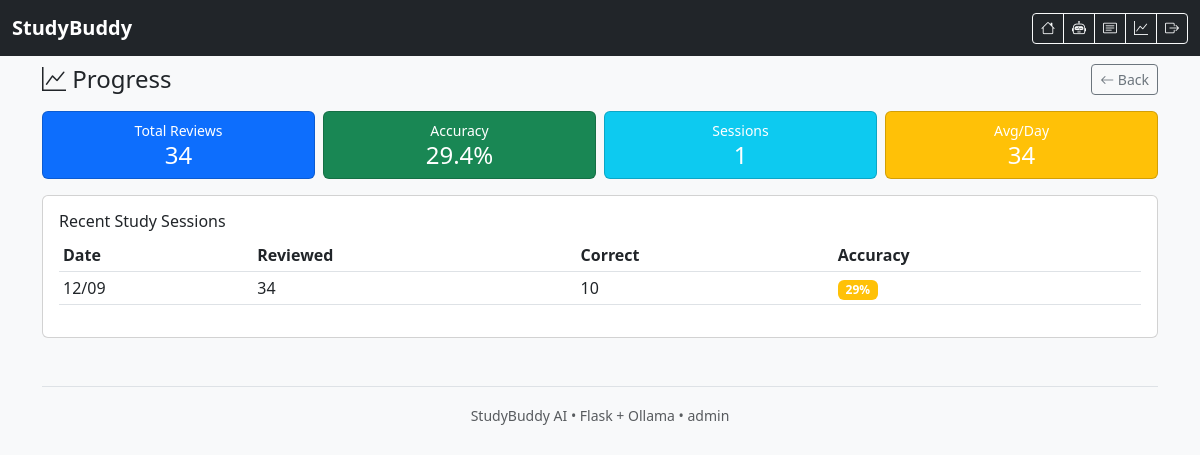
/progress (signed in), run on an earlier commit of the app's database.
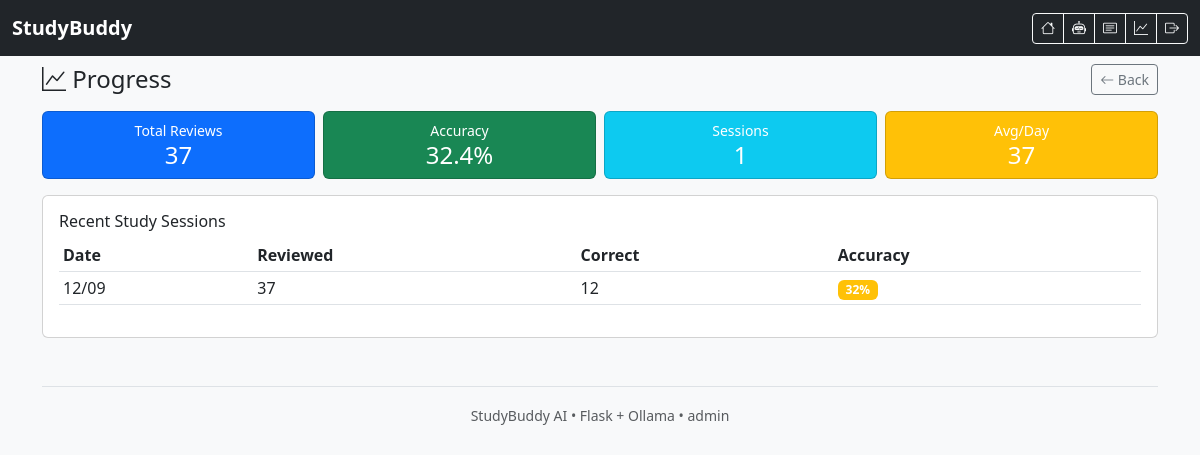
And on a later commit of the database.
### app.py (models this page shows)
class LearningSession(db.Model):
    id = db.Column(db.Integer, primary_key=True)
    user_id = db.Column(db.Integer, db.ForeignKey('user.id'), nullable=False)
    flashcards_reviewed = db.Column(db.Integer, default=0)
    correct_count = db.Column(db.Integer, default=0)
    session_date = db.Column(db.DateTime, default=lambda: datetime.now(timezone.utc))

### app.py (the view)
@app.route('/progress')
@login_required
def progress():
    sessions = LearningSession.query.filter_by(user_id=current_user.id).order_by(LearningSession.session_date.desc()).limit(10).all()
    total_reviews = sum(s.flashcards_reviewed for s in sessions)
    total_correct = sum(s.correct_count for s in sessions)
    accuracy = (total_correct / total_reviews * 100) if total_reviews > 0 else 0
    return render_template('progress.html', sessions=sessions, total_reviews=total_reviews, accuracy=accuracy)

### app.py (called while the page is built)
@login_manager.user_loader
def load_user(user_id):
    return db.session.get(User, int(user_id))

### templates/progress.html (shortened to what this page needs)
{% extends "base.html" %}
{% block content %}
<div class="d-flex justify-content-between align-items-center mb-3">
    <h4 class="mb-0"><i class="bi bi-graph-up"></i> Progress</h4>
    <a href="{{ url_for('dashboard') }}" class="btn btn-sm btn-outline-secondary">
        <i class="bi bi-arrow-left"></i> Back
    </a>
</div>
<div class="row g-2 mb-3">
    <div class="col-6 col-md-3">
        <div class="card bg-primary text-white">
            <div class="card-body text-center p-2">
                <div class="small">Total Reviews</div>
                <div class="h4 mb-0">{{ total_reviews }}</div>
            </div>
        </div>
    </div>
    <div class="col-6 col-md-3">
        <div class="card bg-success text-white">
            <div class="card-body text-center p-2">
                <div class="small">Accuracy</div>
                <div class="h4 mb-0">{{ "%.1f"|format(accuracy) }}%</div>
            </div>
        </div>
    </div>
    <div class="col-6 col-md-3">
        <div class="card bg-info text-white">
            <div class="card-body text-center p-2">
                <div class="small">Sessions</div>
                <div class="h4 mb-0">{{ sessions|length }}</div>
            </div>
        </div>
    </div>
    <div class="col-6 col-md-3">
        <div class="card bg-warning text-white">
            <div class="card-body text-center p-2">
                <div class="small">Avg/Day</div>
                <div class="h4 mb-0">
                    {% if sessions|length > 0 %}
                        {{ (total_reviews/sessions|length)|round|int }}
                    {% else %}0{% endif %}
                </div>
            </div>
        </div>
    </div>
</div>
<div class="card">
    <div class="card-body">
        <h6>Recent Study Sessions</h6>
        {% if sessions %}
        <div class="table-responsive">
            <table class="table table-sm table-hover">
                <thead>
                    <tr>
                        <th>Date</th>
                        <th>Reviewed</th>
                        <th>Correct</th>
                        <th>Accuracy</th>
                    </tr>
                </thead>
                <tbody>
                    {% for session in sessions %}
                    <tr>
                        <td>{{ session.session_date.strftime('%m/%d') }}</td>
                        <td>{{ session.flashcards_reviewed }}</td>
                        <td>{{ session.correct_count }}</td>
                        <td>
                            {% if session.flashcards_reviewed > 0 %}
                            <span class="badge bg-{{ 'success' if (session.correct_count/session.flashcards_reviewed*100) > 70 else 'warning' }}">
                                {{ "%.0f"|format(session.correct_count/session.flashcards_reviewed*100) }}%
                            </span>
                            {% else %}0%{% endif %}
                        </td>
                    </tr>
                    {% endfor %}
                </tbody>
            </table>
        </div>
        {% else %}
        <p class="text-center text-muted py-3">No study sessions yet.</p>
        {% endif %}
    </div>
</div>
{% endblock %}

What changed in the data, as far as the page shows it:
changed LearningSession: flashcards_reviewed "34" → "37"; correct_count "10" → "12"; session.correct_count/session.flashcards_reviewed*100 "29" → "32"
Also different on the page:
{{ total_reviews }}: "34" → "37"
{{ "%.1f"|format(accuracy) }}: "29.4" → "32.4"
{{ (total_reviews/sessions|length)|round|int }}: "34" → "37"
